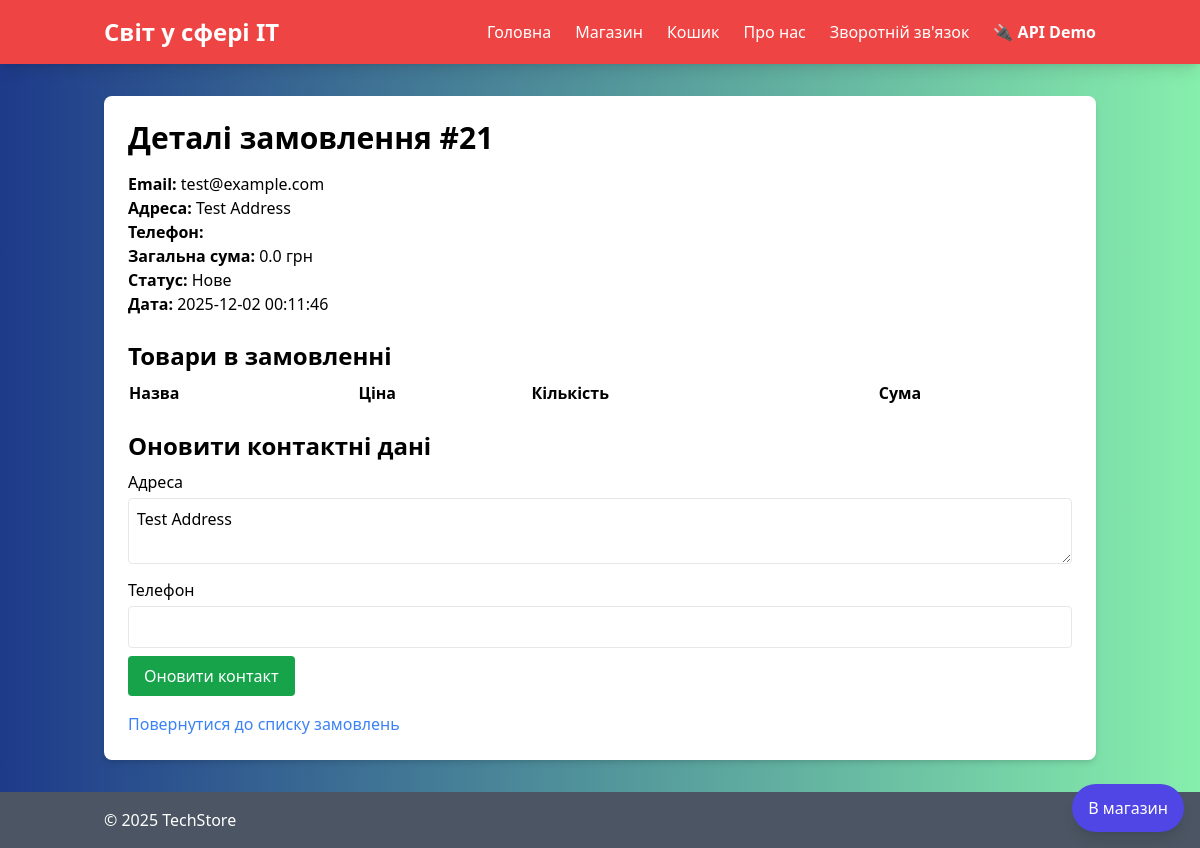
Page /orders/21 on the earlier database version.
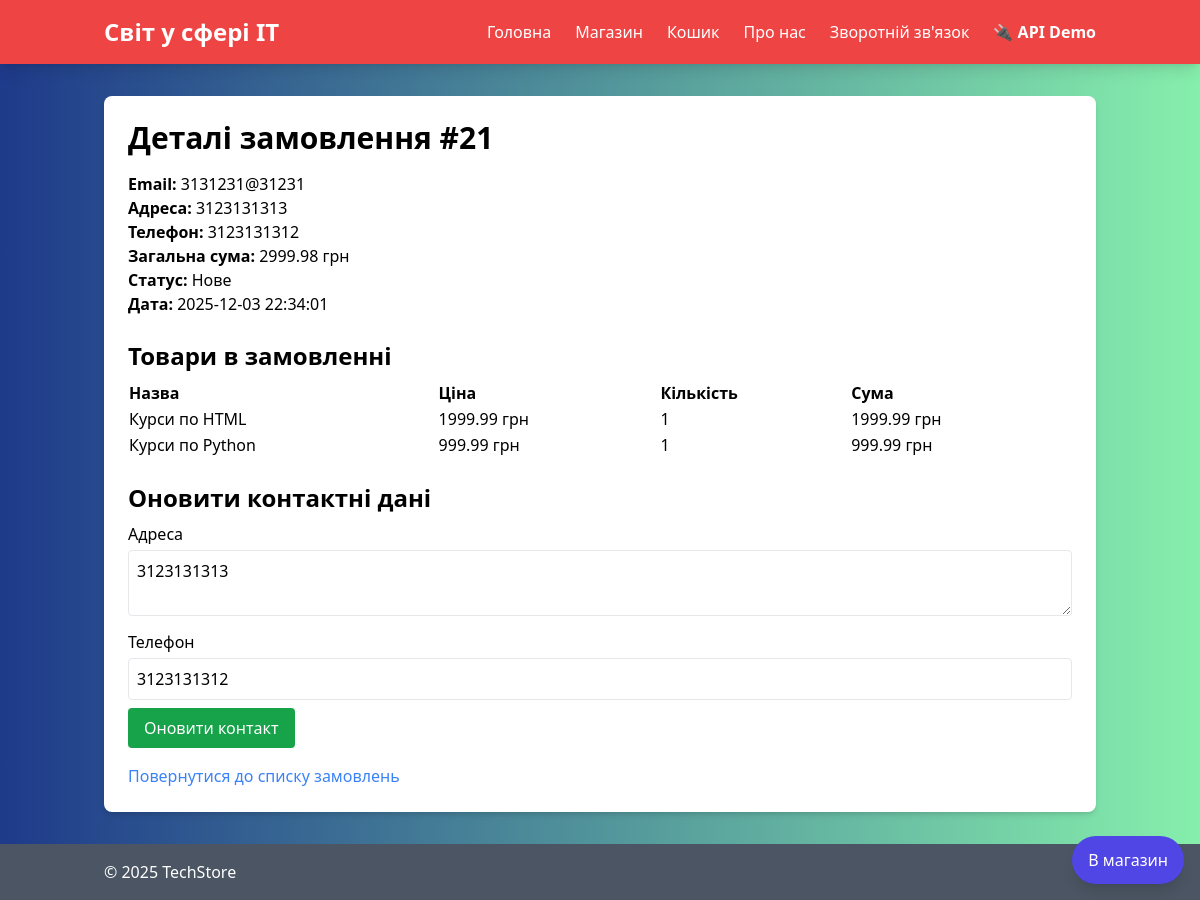
Same page on the later database version.
### tables this page shows
CREATE TABLE orders (id INTEGER PRIMARY KEY AUTOINCREMENT, email TEXT, address TEXT, total_price REAL, status TEXT, date TEXT, phone TEXT DEFAULT "");

CREATE TABLE order_items (id INTEGER PRIMARY KEY AUTOINCREMENT, order_id INTEGER, product_id INTEGER, quantity INTEGER, FOREIGN KEY (order_id) REFERENCES orders (id), FOREIGN KEY (product_id) REFERENCES products (id));

CREATE TABLE products (id INTEGER PRIMARY KEY AUTOINCREMENT, name TEXT, price REAL, image TEXT);

### routes/shop.py (the view)
@shop_bp.route('/orders/<int:order_id>')
def order_history_details(order_id):
    order, items = get_order_details(order_id)
    user_email = session.get('user_email')
    if user_email and order and order['email'] != user_email:
        flash('Ви не маєте доступу до цього замовлення', 'error')
        return redirect(url_for('shop.orders'))
    return render_template('order_details.html', order=order, items=items, can_edit_status=False, can_edit_contact=True)

### models.py (called while the page is built)
def get_db_connection():
    conn = sqlite3.connect('db.sqlite', timeout=30.0, isolation_level='DEFERRED')
    conn.row_factory = sqlite3.Row
    return conn

def get_order_details(order_id):
    conn = get_db_connection()
    order = conn.execute('SELECT * FROM orders WHERE id = ?', (order_id,)).fetchone()
    items = conn.execute('SELECT oi.quantity, p.name, p.price FROM order_items oi JOIN products p ON oi.product_id = p.id WHERE oi.order_id = ?', (order_id,)).fetchall()
    conn.close()
    return order, items

### templates/order_details.html (shortened to what this page needs)
{% extends "base.html" %}
{% block content %}
<h1 class="text-3xl font-bold mb-4">Деталі замовлення #{{ order['id'] }}</h1>
<p><strong>Email:</strong> {{ order['email'] }}</p>
<p><strong>Адреса:</strong> {{ order['address'] }}</p>
<p><strong>Телефон:</strong> {{ order['phone'] if order['phone'] is not none else '' }}</p>
<p><strong>Загальна сума:</strong> {{ order['total_price'] }} грн</p>
<p><strong>Статус:</strong> {{ order['status'] }}</p>
<p><strong>Дата:</strong> {{ order['date'] }}</p>
<h2 class="text-2xl font-bold mt-6 mb-2">Товари в замовленні</h2>
<table class="w-full mb-6">
    <thead>
        <tr>
            <th class="text-left">Назва</th>
            <th class="text-left">Ціна</th>
            <th class="text-left">Кількість</th>
            <th class="text-left">Сума</th>
        </tr>
    </thead>
    <tbody>
        {% for item in items %}
        <tr>
            <td>{{ item['name'] }}</td>
            <td>{{ item['price'] }} грн</td>
            <td>{{ item['quantity'] }}</td>
            <td>{{ item['price'] * item['quantity'] }} грн</td>
        </tr>
        {% endfor %}
    </tbody>
</table>
{% if can_edit_contact %}
    <h2 class="text-2xl font-bold mb-2">Оновити контактні дані</h2>
    <form action="{{ url_for('shop.update_order_contact', order_id=order['id']) }}" method="post" class="mb-4">
        <div class="mb-2">
            <label for="address" class="block mb-1">Адреса</label>
            <textarea name="address" id="address" class="w-full p-2 border rounded">{{ order['address'] }}</textarea>
        </div>
        <div class="mb-2">
            <label for="phone" class="block mb-1">Телефон</label>
            <input type="text" name="phone" id="phone" value="{{ order['phone'] }}" class="w-full p-2 border rounded" />
        </div>
        <button type="submit" class="bg-green-600 text-white px-4 py-2 rounded hover:bg-green-700">Оновити контакт</button>
    </form>
{% endif %}
<a href="{{ url_for('shop.orders') }}" class="text-blue-500 hover:underline">Повернутися до списку замовлень</a>
<div class="fixed bottom-4 right-4">
    <a href="{{ url_for('shop.shop') }}" class="inline-flex items-center justify-center bg-indigo-600 text-white px-4 py-3 rounded-full shadow-lg hover:bg-indigo-700">
        В магазин
    </a>
</div>
{% endblock %}

Differences in the rows shown:
changed orders "Нове": email "test@example.com" → "3131231@31231"; address "Test Address" → "3123131313"; phone (not shown) → "3123131312"; total_price "0.0" → "2999.98"; date "2025-12-02 00:11:46" → "2025-12-03 22:34:01"
added order_items: name "Курси по HTML", price "1999.99", quantity "1", item['price']*item['quantity'] "1999.99"
added order_items: name "Курси по Python", price "999.99", quantity "1", item['price']*item['quantity'] "999.99"
